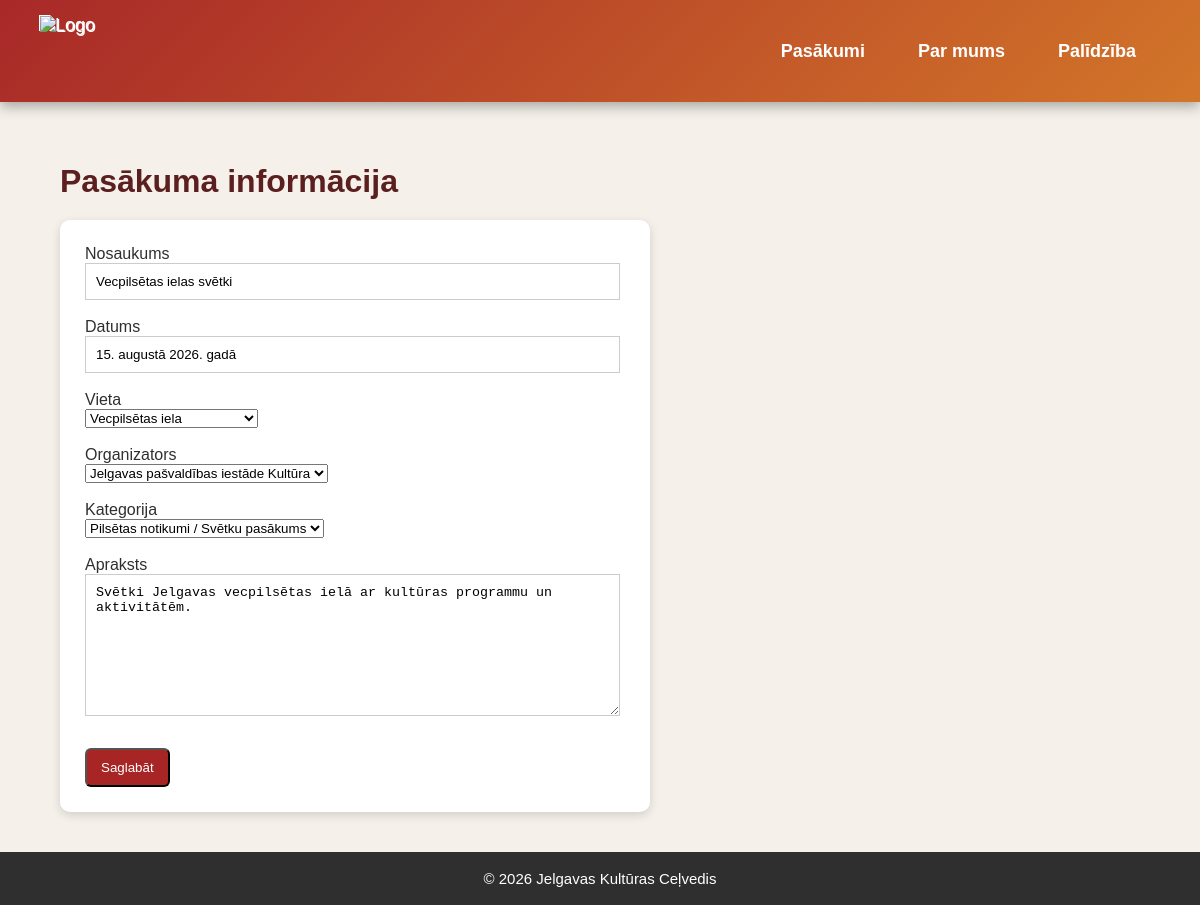
Page /pasakumi/4/edit on the committed database.
### tables this page shows
CREATE TABLE events (
    id INTEGER PRIMARY KEY AUTOINCREMENT,
    title TEXT NOT NULL,
    event_date TEXT NOT NULL,
    location_id INTEGER NOT NULL,
    organizer_id INTEGER NOT NULL,
    category_id INTEGER NOT NULL,
    description TEXT, image_name TEXT, image_file TEXT,
    FOREIGN KEY (location_id) REFERENCES locations(id),
    FOREIGN KEY (organizer_id) REFERENCES organizers(id),
    FOREIGN KEY (category_id) REFERENCES categories(id)
);

CREATE TABLE locations (
    id INTEGER PRIMARY KEY AUTOINCREMENT,
    name TEXT NOT NULL,
    address TEXT
);

CREATE TABLE organizers (
    id INTEGER PRIMARY KEY AUTOINCREMENT,
    name TEXT NOT NULL,
    contact TEXT,
    phone_number TEXT
);

CREATE TABLE categories (
    id INTEGER PRIMARY KEY AUTOINCREMENT,
    category_name TEXT NOT NULL,
    subcategory_name TEXT
);

### app.py (the view, shortened to what this page needs)
@app.route("/pasakumi/<int:event_id>/edit", methods=["GET", "POST"])
def edit_event(event_id):
    conn = get_db_connection()
    event = conn.execute("SELECT * FROM events WHERE id = ?", (event_id,)).fetchone()
    locations, organizers, categories = get_form_data(conn)
    conn.close()
    return render_template("edit.html", event=event, locations=locations, organizers=organizers, categories=categories)

### app.py (called while the page is built)
def get_db_connection():
    db = Path(__file__).parent / "events.db"
    conn = sqlite3.connect(db)
    conn.row_factory = sqlite3.Row
    return conn

def get_form_data(conn):
    return (
        conn.execute("SELECT * FROM locations").fetchall(),
        conn.execute("SELECT * FROM organizers").fetchall(),
        conn.execute("SELECT * FROM categories").fetchall()
    )

### templates/edit.html (shortened to what this page needs)
{% extends "base.html" %}
{% block content %}
<h1>Pasākuma informācija</h1>
<form method="POST" class="form">
    <label>Nosaukums</label><br>
    <input type="text" name="title" value="{{ event['title'] }}" required><br><br>
    <label>Datums</label><br>
    <input type="text" name="event_date" value="{{ event['event_date'] }}" required><br><br>
    <label>Vieta</label><br>
    <select name="location_id">
        {% for location in locations %}
            <option value="{{ location['id'] }}" {% if location['id'] == event['location_id'] %}selected{% endif %}>
                {{ location['name'] }}
            </option>
        {% endfor %}
    </select><br><br>
    <label>Organizators</label><br>
    <select name="organizer_id">
        {% for organizer in organizers %}
            <option value="{{ organizer['id'] }}" {% if organizer['id'] == event['organizer_id'] %}selected{% endif %}>
                {{ organizer['name'] }}
            </option>
        {% endfor %}
    </select><br><br>
    <label>Kategorija</label><br>
    <select name="category_id">
        {% for category in categories %}
            <option value="{{ category['id'] }}" {% if category['id'] == event['category_id'] %}selected{% endif %}>
                {{ category['category_name'] }} / {{ category['subcategory_name'] }}
            </option>
        {% endfor %}
    </select><br><br>
    <label>Apraksts</label><br>
    <textarea name="description" required>{{ event['description'] }}</textarea><br><br>
    <button type="submit" class="button">Saglabāt</button>
</form>
{% endblock %}

### static/style.css (style rules this page uses)
html, body { margin: 0; padding: 0; }
body { font-family: Arial, sans-serif; background: #f5f1ea; color: #2f2f2f; padding: 0; display: flex; flex-direction: column; min-height: 100vh; }
main h1 { color: #5b1f1f; font-weight: bold; margin-bottom: 20px; }
.button { display: inline-block; background-color: #a72525; color: white; padding: 10px 14px; text-decoration: none; border-radius: 6px; margin-top: 10px; }
.form { width: 50%; background-color: white; padding: 25px; border-radius: 10px; box-shadow: 0 3px 10px rgba(0,0,0,0.15); }
.form input,.form textarea { width: 95%; padding: 10px; border: 1px solid #ccc; }
.form textarea { height: 120px; }

### rows in the picture
events: title "Vecpilsētas ielas svētki", event_date "15. augustā 2026. gadā", location_id "Vecpilsētas iela", organizer_id "Jelgavas pašvaldības iestāde Kultūra", category_id "Pilsētas notikumi / Svētku pasākums", description "Svētki Jelgavas vecpilsētas ielā ar kultūras programmu un aktivitātēm."
